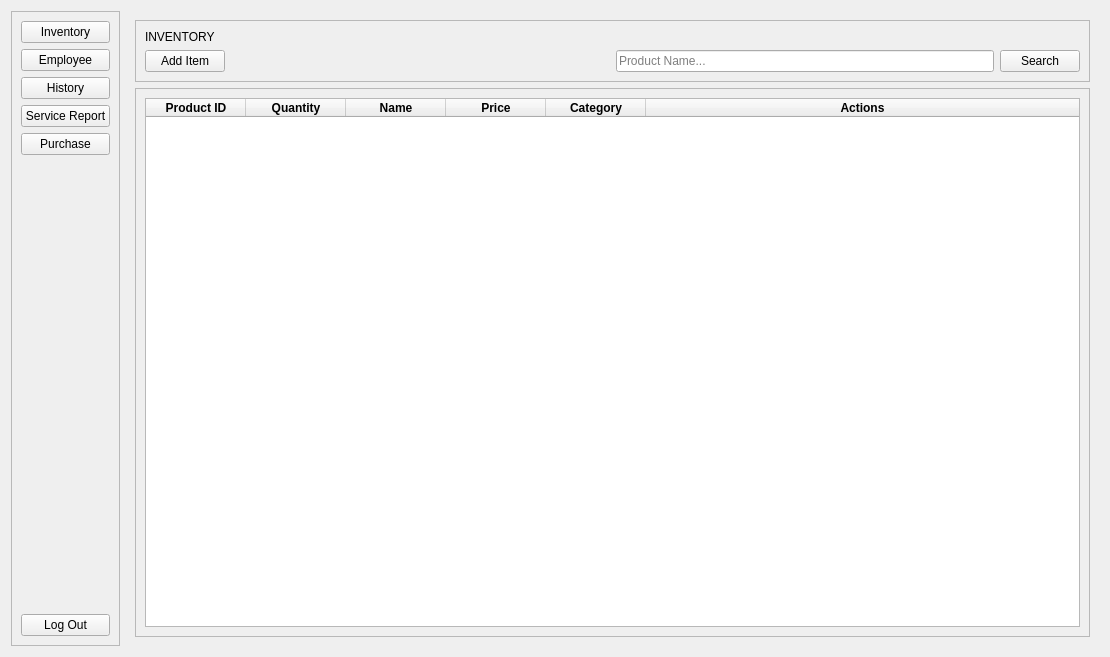
<?xml version="1.0" encoding="UTF-8"?>
<ui version="4.0">
 <class>managerDashboard</class>
 <widget class="QWidget" name="managerDashboard">
  <property name="geometry">
   <rect>
    <x>0</x>
    <y>0</y>
    <width>1110</width>
    <height>657</height>
   </rect>
  </property>
  <property name="windowTitle">
   <string>Manager Dashboard</string>
  </property>
  <layout class="QHBoxLayout" name="horizontalLayout_2">
   <item>
    <widget class="QFrame" name="navigationPanel">
     <property name="frameShape">
      <enum>QFrame::StyledPanel</enum>
     </property>
     <property name="frameShadow">
      <enum>QFrame::Raised</enum>
     </property>
     <layout class="QVBoxLayout" name="verticalLayout_2">
      <item>
       <widget class="QPushButton" name="inventoryButton">
        <property name="text">
         <string>Inventory</string>
        </property>
       </widget>
      </item>
      <item>
       <widget class="QPushButton" name="employeeButton">
        <property name="text">
         <string>Employee</string>
        </property>
       </widget>
      </item>
      <item>
       <widget class="QPushButton" name="historyButton">
        <property name="text">
         <string>History</string>
        </property>
       </widget>
      </item>
      <item>
       <widget class="QPushButton" name="serviceReportButton">
        <property name="text">
         <string>Service Report</string>
        </property>
       </widget>
      </item>
      <item>
       <widget class="QPushButton" name="purchaseButton">
        <property name="text">
         <string>Purchase</string>
        </property>
       </widget>
      </item>
      <item>
       <spacer name="verticalSpacer">
        <property name="orientation">
         <enum>Qt::Vertical</enum>
        </property>
        <property name="sizeHint" stdset="0">
         <size>
          <width>20</width>
          <height>40</height>
         </size>
        </property>
       </spacer>
      </item>
      <item>
       <widget class="QPushButton" name="logOutButton">
        <property name="text">
         <string>Log Out</string>
        </property>
       </widget>
      </item>
     </layout>
    </widget>
   </item>
   <item>
    <widget class="QStackedWidget" name="stackedWidget">
     <property name="currentIndex">
      <number>0</number>
     </property>
     <widget class="QWidget" name="inventoryPage">
      <layout class="QVBoxLayout" name="verticalLayout_3">
       <item>
        <widget class="QFrame" name="inventoryNavigation">
         <property name="frameShape">
          <enum>QFrame::StyledPanel</enum>
         </property>
         <property name="frameShadow">
          <enum>QFrame::Raised</enum>
         </property>
         <layout class="QGridLayout" name="gridLayout">
          <item row="1" column="3">
           <widget class="QPushButton" name="searchButton">
            <property name="text">
             <string>Search</string>
            </property>
           </widget>
          </item>
          <item row="1" column="2">
           <widget class="QLineEdit" name="searchBar">
            <property name="placeholderText">
             <string>Product Name...</string>
            </property>
           </widget>
          </item>
          <item row="0" column="0" colspan="4">
           <widget class="QLabel" name="title">
            <property name="text">
             <string>INVENTORY</string>
            </property>
           </widget>
          </item>
          <item row="1" column="0">
           <widget class="QPushButton" name="addItemButton">
            <property name="text">
             <string>Add Item</string>
            </property>
           </widget>
          </item>
          <item row="1" column="1">
           <spacer name="horizontalSpacer">
            <property name="orientation">
             <enum>Qt::Horizontal</enum>
            </property>
            <property name="sizeHint" stdset="0">
             <size>
              <width>40</width>
              <height>20</height>
             </size>
            </property>
           </spacer>
          </item>
         </layout>
        </widget>
       </item>
       <item>
        <widget class="QFrame" name="inventoryList">
         <property name="frameShape">
          <enum>QFrame::StyledPanel</enum>
         </property>
         <property name="frameShadow">
          <enum>QFrame::Raised</enum>
         </property>
         <layout class="QVBoxLayout" name="verticalLayout">
          <item>
           <widget class="QTableWidget" name="products">
            <attribute name="horizontalHeaderStretchLastSection">
             <bool>true</bool>
            </attribute>
            <attribute name="verticalHeaderVisible">
             <bool>false</bool>
            </attribute>
            <attribute name="verticalHeaderStretchLastSection">
             <bool>false</bool>
            </attribute>
            <column>
             <property name="text">
              <string>Product ID</string>
             </property>
             <property name="font">
              <font>
               <bold>true</bold>
              </font>
             </property>
            </column>
            <column>
             <property name="text">
              <string>Quantity</string>
             </property>
             <property name="font">
              <font>
               <bold>true</bold>
              </font>
             </property>
            </column>
            <column>
             <property name="text">
              <string>Name</string>
             </property>
             <property name="font">
              <font>
               <bold>true</bold>
              </font>
             </property>
            </column>
            <column>
             <property name="text">
              <string>Price</string>
             </property>
             <property name="font">
              <font>
               <bold>true</bold>
              </font>
             </property>
            </column>
            <column>
             <property name="text">
              <string>Category</string>
             </property>
             <property name="font">
              <font>
               <bold>true</bold>
              </font>
             </property>
            </column>
            <column>
             <property name="text">
              <string>Actions</string>
             </property>
             <property name="font">
              <font>
               <bold>true</bold>
              </font>
             </property>
            </column>
           </widget>
          </item>
         </layout>
        </widget>
       </item>
      </layout>
     </widget>
     <widget class="QWidget" name="employeePage">
      <layout class="QVBoxLayout" name="verticalLayout_4">
       <item>
        <widget class="QFrame" name="employeeNavigation">
         <property name="frameShape">
          <enum>QFrame::StyledPanel</enum>
         </property>
         <property name="frameShadow">
          <enum>QFrame::Raised</enum>
         </property>
         <layout class="QGridLayout" name="gridLayout_2">
          <item row="1" column="1">
           <spacer name="horizontalSpacer_2">
            <property name="orientation">
             <enum>Qt::Horizontal</enum>
            </property>
            <property name="sizeHint" stdset="0">
             <size>
              <width>40</width>
              <height>20</height>
             </size>
            </property>
           </spacer>
          </item>
          <item row="1" column="0">
           <widget class="QPushButton" name="addEmployeeButton">
            <property name="text">
             <string>Add Employee</string>
            </property>
           </widget>
          </item>
          <item row="1" column="2">
           <widget class="QLineEdit" name="searchBar_2">
            <property name="placeholderText">
             <string>Name...</string>
            </property>
           </widget>
          </item>
          <item row="1" column="3">
           <widget class="QPushButton" name="searchButton_2">
            <property name="text">
             <string>Search</string>
            </property>
           </widget>
          </item>
          <item row="0" column="0" colspan="4">
           <widget class="QLabel" name="title_2">
            <property name="text">
             <string>EMPLOYEE</string>
            </property>
           </widget>
          </item>
         </layout>
        </widget>
       </item>
       <item>
        <widget class="QFrame" name="employeeList">
         <property name="frameShape">
          <enum>QFrame::StyledPanel</enum>
         </property>
         <property name="frameShadow">
          <enum>QFrame::Raised</enum>
         </property>
         <layout class="QVBoxLayout" name="verticalLayout_5">
          <item>
           <widget class="QTableWidget" name="employees">
            <attribute name="horizontalHeaderCascadingSectionResizes">
             <bool>false</bool>
            </attribute>
            <attribute name="horizontalHeaderShowSortIndicator" stdset="0">
             <bool>false</bool>
            </attribute>
            <attribute name="horizontalHeaderStretchLastSection">
             <bool>true</bool>
            </attribute>
            <attribute name="verticalHeaderStretchLastSection">
             <bool>true</bool>
            </attribute>
            <column>
             <property name="text">
              <string>Employee ID</string>
             </property>
             <property name="font">
              <font>
               <bold>true</bold>
              </font>
             </property>
            </column>
            <column>
             <property name="text">
              <string>Name</string>
             </property>
             <property name="font">
              <font>
               <bold>true</bold>
              </font>
             </property>
            </column>
            <column>
             <property name="text">
              <string>Date Hired</string>
             </property>
             <property name="font">
              <font>
               <bold>true</bold>
              </font>
             </property>
            </column>
            <column>
             <property name="text">
              <string>Date Terminate</string>
             </property>
             <property name="font">
              <font>
               <bold>true</bold>
              </font>
             </property>
            </column>
            <column>
             <property name="text">
              <string>Address</string>
             </property>
             <property name="font">
              <font>
               <bold>true</bold>
              </font>
             </property>
            </column>
            <column>
             <property name="text">
              <string>Contact Number</string>
             </property>
             <property name="font">
              <font>
               <bold>true</bold>
              </font>
             </property>
            </column>
            <column>
             <property name="text">
              <string>Charge</string>
             </property>
             <property name="font">
              <font>
               <bold>true</bold>
              </font>
             </property>
            </column>
            <column>
             <property name="text">
              <string>Actions</string>
             </property>
             <property name="font">
              <font>
               <bold>true</bold>
              </font>
             </property>
            </column>
           </widget>
          </item>
         </layout>
        </widget>
       </item>
      </layout>
     </widget>
     <widget class="QWidget" name="historyPage">
      <layout class="QVBoxLayout" name="verticalLayout_7">
       <item>
        <widget class="QFrame" name="historyNavigation">
         <property name="frameShape">
          <enum>QFrame::StyledPanel</enum>
         </property>
         <property name="frameShadow">
          <enum>QFrame::Raised</enum>
         </property>
         <layout class="QGridLayout" name="gridLayout_3">
          <item row="0" column="0">
           <widget class="QLabel" name="title_3">
            <property name="text">
             <string>TRANSACTION HISTORY</string>
            </property>
           </widget>
          </item>
         </layout>
        </widget>
       </item>
       <item>
        <widget class="QFrame" name="historyList">
         <property name="frameShape">
          <enum>QFrame::StyledPanel</enum>
         </property>
         <property name="frameShadow">
          <enum>QFrame::Raised</enum>
         </property>
         <layout class="QVBoxLayout" name="verticalLayout_6">
          <item>
           <widget class="QTableWidget" name="history">
            <attribute name="verticalHeaderHighlightSections">
             <bool>false</bool>
            </attribute>
            <column>
             <property name="text">
              <string>Date</string>
             </property>
             <property name="font">
              <font>
               <bold>true</bold>
              </font>
             </property>
            </column>
            <column>
             <property name="text">
              <string>Customer Name</string>
             </property>
             <property name="font">
              <font>
               <bold>true</bold>
              </font>
             </property>
            </column>
            <column>
             <property name="text">
              <string>Contact Number</string>
             </property>
             <property name="font">
              <font>
               <bold>true</bold>
              </font>
             </property>
            </column>
            <column>
             <property name="text">
              <string>Technician</string>
             </property>
             <property name="font">
              <font>
               <bold>true</bold>
              </font>
             </property>
            </column>
            <column>
             <property name="text">
              <string>Charge</string>
             </property>
             <property name="font">
              <font>
               <bold>true</bold>
              </font>
             </property>
            </column>
            <column>
             <property name="text">
              <string>Status</string>
             </property>
             <property name="font">
              <font>
               <bold>true</bold>
              </font>
             </property>
            </column>
           </widget>
          </item>
         </layout>
        </widget>
       </item>
      </layout>
     </widget>
    </widget>
   </item>
  </layout>
 </widget>
 <resources/>
 <connections/>
</ui>
